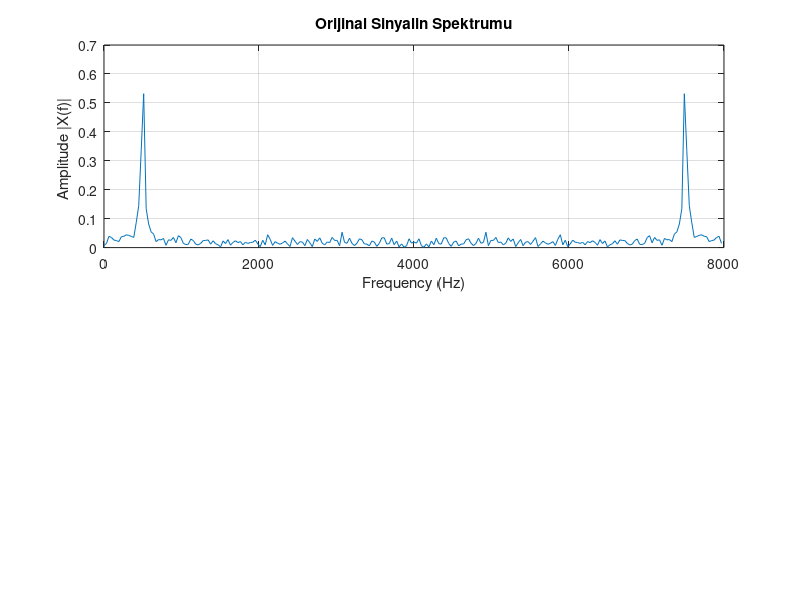

Here is the MATLAB script that generated this plot: (Note: this script raises an error after producing the figure.)
fs=8000; % Sampling rate
T=1/fs; % Sampling period
v=sqrt(0.1)*randn(1,250); % Generate Gaussian random noise
n=0:1:249; % Indexes
x=1.4141*sin(2*pi*500*n*T)+v; % Generate 500-Hz plus noise


N=length(x);
k=0:1:N-1;
f=k*fs/N;
Axk=abs(fft(x))/N;Axk(1)=Axk(1)/2; % orijinal sinyal frekans uzay?nda
subplot(2,1,1)
plot(f,Axk);
xlabel('Frequency (Hz)'); ylabel('Amplitude |X(f)| ');grid;
title('Orijinal Sinyalin Spektrumu')

N=length(x);
k=0:1:N-1;
f=k*fs/N;
filtreleme = filter(Num,[1],x);
y = abs(fft(filtreleme))/N; % filtrelenmi? hali
subplot(2,1,2)
plot(f,y);
title('Filtrelenmis ve Hamming Penceresinden Gecmis Sinyalin Spektrumu');
xlabel('Frekans (Hz)'); ylabel('Genlik |X(f)| ');grid;

figure(2);
subplot(2,1,1)
n = 0:1:length(x)-1;
T = 1/fs;
t = n*T;
plot(t,x);
title('Orijinal Sinyal Zaman Uzayinda');
xlabel('Zaman (sn)'); ylabel('Genlik |X(f)| ');grid;

n = 0:1:length(x)-1;
T = 1/fs;
t = n*T;
subplot(2,1,2);
plot(t,filtreleme);
title('Filtrelenmis Sinyal Zaman Uzayinda');
xlabel('Zaman (sn)'); ylabel('Genlik |X(f)| ');grid;
